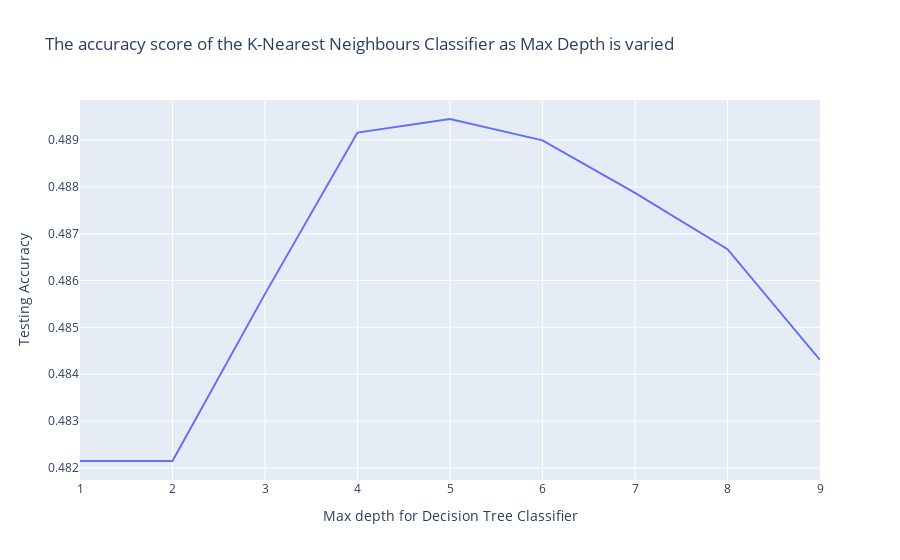

Notebook code for this chart:
### Code cell
px.line(
    x=range(1, 10),
    y=scores_list,
    labels={'x': 'Max depth for Decision Tree Classifier', 'y': 'Testing Accuracy'},
    title='The accuracy score of the K-Nearest Neighbours Classifier as Max Depth is varied')

### Figure 1 — Plotly figure (JSON) as saved in the notebook; plotly's stock layout.template omitted (floating-point values rounded to 4 significant figures)
{"data": [{"hovertemplate": "Max depth for Decision Tree Classifier=%{x}<br>Testing Accuracy=%{y}<extra></extra>", "legendgroup": "", "line": {"color": "#636efa", "dash": "solid"}, "marker": {"symbol": "circle"}, "mode": "lines", "name": "", "orientation": "v", "showlegend": false, "type": "scatter", "x": [1, 2, 3, 4, 5, 6, 7, 8, 9], "xaxis": "x", "y": [0.4821, 0.4821, 0.4857, 0.4892, 0.4894, 0.489, 0.4879, 0.4867, 0.4843], "yaxis": "y"}], "layout": {"legend": {"tracegroupgap": 0}, "title": {"text": "The accuracy score of the K-Nearest Neighbours Classifier as Max Depth is varied"}, "xaxis": {"anchor": "y", "domain": [0, 1], "title": {"text": "Max depth for Decision Tree Classifier"}}, "yaxis": {"anchor": "x", "domain": [0, 1], "title": {"text": "Testing Accuracy"}}}}
